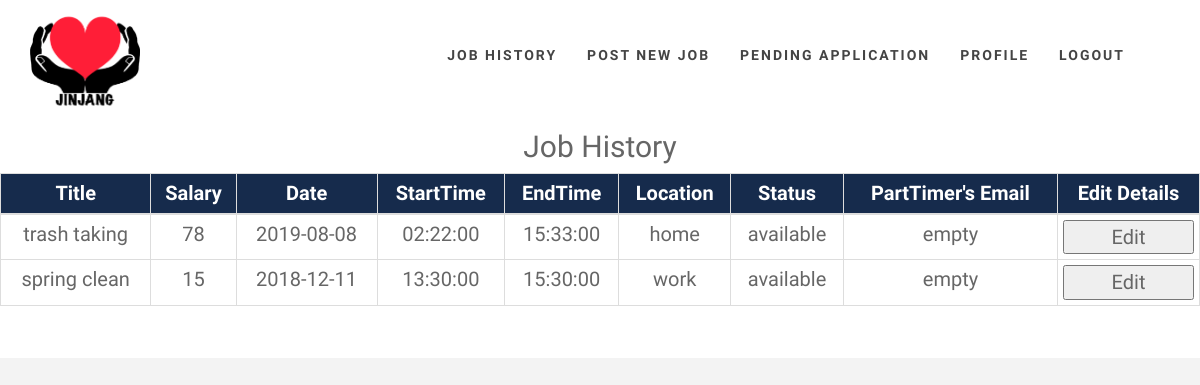
The app's page /webpage/ehomePage.php with its own data.
### tables this page shows
CREATE TABLE `employer` (
  `email` varchar(255) NOT NULL,
  `password` varchar(255) NOT NULL,
  `fullName` varchar(255) NOT NULL,
  `contactNo` varchar(255) NOT NULL,
  `address` varchar(255) NOT NULL,
  `city` varchar(255) NOT NULL,
  `state` varchar(255) NOT NULL,
  `zip` varchar(255) NOT NULL
);

CREATE TABLE `job` (
  `jobID` int(11) NOT NULL,
  `title` varchar(255) NOT NULL,
  `scope` varchar(255) NOT NULL,
  `salary` int(10) NOT NULL,
  `date` date NOT NULL,
  `startTime` time NOT NULL,
  `endTime` time NOT NULL,
  `location` varchar(255) NOT NULL,
  `skill` varchar(255) NOT NULL,
  `status` varchar(50) NOT NULL,
  `employerEmail` varchar(255) NOT NULL,
  `partTimerEmail` varchar(255) NOT NULL
);

### webpage/ehomePage.php (the view, shortened to what this page needs)
<?php
include '../php/dbConnection.php';
?>
<!DOCTYPE html>
<html lang="en">
<head>
  <link href="../css/bootstrap.min.css" rel="stylesheet">
  <link href="../css/font-awesome.min.css" rel="stylesheet">
  <link href="../css/animate.min.css" rel="stylesheet">
  <link href="../css/animate.css" rel="stylesheet" />
  <link href="../css/style.css" rel="stylesheet">
  <link href="../css/login.css" rel="stylesheet">
  <link href="../css/homePageStyle.css" rel="stylesheet">
</head>
<body>
  <div id="navigation">
    <nav class="navs" role="navigation">
      <div class="container">
        <div class="row">
          <div class="col-md-3">
            <div class="site-logo">
              <a href="index.html" class="brand"> <img src = "../img/jinjangLogo1.png"
                alt="jinjangLogo" style="width:110px;height:100px"> </a>
              </div>
            </div>
            <div class="col-md-9">
              <div class="collapse navbar-collapse" id="menu">
                <ul class="nav navbar-nav navbar-right">
                  <li><a href="ehomePage.php">Job History</a></li>
                  <li><a href="postJob.php">Post New Job</a></li>
                  <li><a href="#pendingApplication">Pending Application</a></li>
                  <li><a href="employerProfile.php">Profile</a></li>
                  <li><a href="index.php"> Logout </a></li>
                </ul>
              </div>
            </div>
          </div>
        </div>
      </nav>
    </div>
    <section id="jobHistory" class="color-dark bg-white">
      <div class="container marginbot-50">
        <div class="row">
          <div class="col-lg-8 col-lg-offset-2">
            <div class="wow flipInY" data-wow-offset="0" data-wow-delay="0.1s">
              <div class="heading text-center">
                <h2 class="h-bold">Job History</h2>
              </div>
            </div>
          </div>
        </div>
      </div>
    </section>
    <div class ="row">
        <div class = "col-xs-12">
          <div id="myTable" class="table-responsive">
            <table class="table table-bordered table-hover table-condensed">
              <thead>
                <tr style="background-color: #162b4c; color: #fff;">
                  <th style="text-align:center">Title</th>
                  <th style="text-align:center">Salary</th>
                  <th style="text-align:center">Date</th>
                  <th style="text-align:center">StartTime</th>
                  <th style="text-align:center">EndTime</th>
                  <th style="text-align:center">Location</th>
                  <th style="text-align:center">Status</th>
                  <th style="text-align:center">PartTimer's Email</th>
                  <th style="text-align:center">Edit Details</th>
                </tr>
              </thead>
              <tbody>
              <?php
              $query = "SELECT * FROM employer, job
                        WHERE job.status = 'AVAILABLE'
                        AND employer.email = job.employerEmail";
              $result = mysqli_query($connection, $query);
              if(mysqli_num_rows($result) > 0){
                while($row = mysqli_fetch_assoc($result)){
                  echo "<form action = 'editJob.php' method='post'>";
                  echo "<tr>";
                  echo "<td style='text-align:center'>" .$row["title"] . "</td>";
                  echo "<td style='text-align:center'>" . $row['salary'] . "</td>";
                  echo "<td style='text-align:center'>" . $row['date'] . "</td>";
                  echo "<td style='text-align:center'>" . $row['startTime'] . "</td>";
                  echo "<td style='text-align:center'>" . $row['endTime'] . "</td>";
                  echo "<td style='text-align:center'>" . $row['location'] . "</td>";
                  echo "<td style='text-align:center'>" . $row['status'] . "</td>";
                  echo "<td style='text-align:center'>" . $row['partTimerEmail'] . "</td>";
                  echo "<td> <input type = submit value = 'Edit' style ='width:100%'> </td>";
                  echo "</tr>";
                  echo "</form>";
                }
              }
              ?>
              </tbody>
            </table><br/>
          </div>
        </div>
      </div>
</body>
</html>

### css/style.css (style rules this page uses)
body { width: 100%; height: 100%; font-family: 'Ek Mukta', sans-serif; font-weight: 300; color: #666; background-color: #fff; font-size: 16px; line-height: 1.6em; font-weight: 400; font-size: 20px; }
.site-logo { margin-top:10px; }
.nav.navbar-nav { padding:30px; }
.navs ul.nav li a { font-size: 14px; letter-spacing: 2px; color: #444; text-transform: uppercase; font-weight: 700; }
.navs .nav li a { -webkit-transition: background .3s ease-in-out; -moz-transition: background .3s ease-in-out; transition: background .3s ease-in-out; }

### css/login.css (style rules this page uses)
html { background-color: #f3f3f3; }

### css/homePageStyle.css (style rules this page uses)
body { background: #ffffff; padding: 0; maring: 0; }

### records on screen
employer: job.title "trash taking", job.salary "78", job.date "2019-08-08", job.startTime "02:22:00", job.endTime "15:33:00", job.location "home", job.status "available", job.partTimerEmail "empty", job.title "spring clean", job.salary "15", job.date "2018-12-11", job.startTime "13:30:00", job.endTime "15:30:00", job.location "work"
